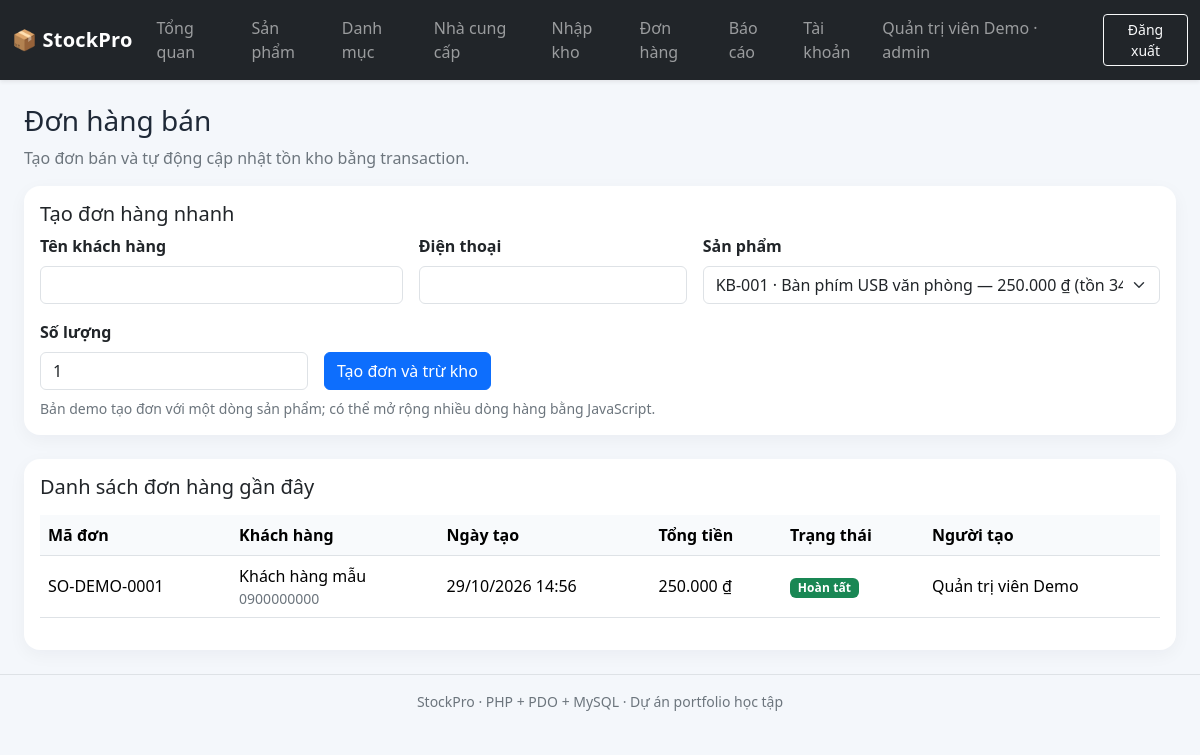
The page /public/orders.php (signed in) on the database its author committed.
### tables this page shows
CREATE TABLE orders (
 id BIGINT UNSIGNED AUTO_INCREMENT PRIMARY KEY,
 order_code VARCHAR(40) NOT NULL UNIQUE,
 customer_name VARCHAR(150) NOT NULL,
 customer_phone VARCHAR(30) NULL,
 total_amount DECIMAL(14,2) NOT NULL DEFAULT 0,
 status ENUM('pending','completed','cancelled') NOT NULL DEFAULT 'pending',
 created_by BIGINT UNSIGNED NOT NULL,
 created_at TIMESTAMP NOT NULL DEFAULT CURRENT_TIMESTAMP,
 CONSTRAINT fk_orders_user FOREIGN KEY(created_by) REFERENCES users(id),
 INDEX idx_orders_created(created_at),
 INDEX idx_orders_status(status)
);

CREATE TABLE users (
 id BIGINT UNSIGNED AUTO_INCREMENT PRIMARY KEY,
 username VARCHAR(40) NOT NULL UNIQUE,
 password_hash VARCHAR(255) NOT NULL,
 full_name VARCHAR(120) NOT NULL,
 role ENUM('admin','staff') NOT NULL DEFAULT 'staff',
 is_active TINYINT(1) NOT NULL DEFAULT 1,
 created_at TIMESTAMP NOT NULL DEFAULT CURRENT_TIMESTAMP
);

### app/helpers.php (called while the page is built, shortened)
<?php
function e(mixed $value): string {
    return htmlspecialchars((string)$value, ENT_QUOTES | ENT_SUBSTITUTE, 'UTF-8');
}
function current_user(): array { return $_SESSION['user'] ?? []; }
function money(mixed $amount): string { return number_format((float)$amount, 0, ',', '.') . ' ₫'; }

### public/orders.php (the view, shortened to what this page needs)
<?php
require_once __DIR__.'/../config/config.php';require_once __DIR__.'/../app/helpers.php';require_login();$pdo=db();
$products=$pdo->query('SELECT id,sku,name,sale_price,stock_qty FROM products WHERE is_active=1 AND stock_qty>0 ORDER BY name')->fetchAll();$rows=$pdo->query('SELECT o.*,u.full_name FROM orders o JOIN users u ON u.id=o.created_by ORDER BY o.id DESC LIMIT 100')->fetchAll();$pageTitle='Đơn hàng';require __DIR__.'/../app/layout/header.php';?>
<div class="page-heading mb-3"><div><h1 class="h3">Đơn hàng bán</h1><p class="text-secondary mb-0">Tạo đơn bán và tự động cập nhật tồn kho bằng transaction.</p></div></div><div class="card mb-4"><div class="card-body"><h2 class="h5">Tạo đơn hàng nhanh</h2><form method="post" id="orderForm"><input type="hidden" name="csrf_token" value="<?=e(csrf_token())?>"><input type="hidden" name="action" value="create"><div class="row g-3"><div class="col-12 col-md-4"><label class="form-label">Tên khách hàng</label><input name="customer_name" class="form-control" required></div><div class="col-12 col-md-3"><label class="form-label">Điện thoại</label><input name="customer_phone" class="form-control"></div><div class="col-12 col-md-5"><label class="form-label">Sản phẩm</label><select name="product_id[]" class="form-select" required><?php foreach($products as $p):?><option value="<?=(int)$p['id']?>"><?=e($p['sku'].' · '.$p['name'].' — '.money($p['sale_price']).' (tồn '.$p['stock_qty'].')')?></option><?php endforeach;?></select></div><div class="col-6 col-md-3"><label class="form-label">Số lượng</label><input type="number" min="1" name="quantity[]" class="form-control" value="1" required></div><div class="col-12 col-md-4 d-flex align-items-end"><button class="btn btn-primary">Tạo đơn và trừ kho</button></div></div><p class="small text-secondary mt-2 mb-0">Bản demo tạo đơn với một dòng sản phẩm; có thể mở rộng nhiều dòng hàng bằng JavaScript.</p></form></div></div>
<div class="card"><div class="card-body"><h2 class="h5 mb-3">Danh sách đơn hàng gần đây</h2><div class="table-responsive"><table class="table"><thead><tr><th>Mã đơn</th><th>Khách hàng</th><th>Ngày tạo</th><th>Tổng tiền</th><th>Trạng thái</th><th>Người tạo</th></tr></thead><tbody><?php foreach($rows as $r):?><tr><td><?=e($r['order_code'])?></td><td><?=e($r['customer_name'])?><div class="small text-secondary"><?=e($r['customer_phone'])?></div></td><td><?=e(date('d/m/Y H:i',strtotime($r['created_at'])))?></td><td><?=money($r['total_amount'])?></td><td><span class="badge text-bg-<?=$r['status']==='completed'?'success':($r['status']==='cancelled'?'danger':'warning')?>"><?=e(['pending'=>'Chờ xử lý','completed'=>'Hoàn tất','cancelled'=>'Đã hủy'][$r['status']]??$r['status'])?></span></td><td><?=e($r['full_name'])?></td></tr><?php endforeach;?></tbody></table></div></div></div><?php require __DIR__.'/../app/layout/footer.php';?>

### app/layout/header.php (shortened to what this page needs)
<?php
require_once __DIR__ . '/../helpers.php';
$user = current_user();
?>
<!doctype html>
<html lang="vi">
<head>
<link href="https://cdn.jsdelivr.net/npm/bootstrap@5.3.3/dist/css/bootstrap.min.css" rel="stylesheet">
<link href="<?= e(BASE_URL) ?>/assets/app.css" rel="stylesheet">
</head>
<body>
<nav class="navbar navbar-expand-lg navbar-dark bg-dark shadow-sm">
 <div class="container-fluid">
  <a class="navbar-brand fw-bold" href="<?= e(BASE_URL) ?>/index.php">📦 StockPro</a>
  <div class="collapse navbar-collapse" id="navMain">
   <?php if ($user): ?>
   <ul class="navbar-nav me-auto">
    <li class="nav-item"><a class="nav-link" href="<?= e(BASE_URL) ?>/index.php">Tổng quan</a></li>
    <li class="nav-item"><a class="nav-link" href="<?= e(BASE_URL) ?>/products.php">Sản phẩm</a></li>
    <li class="nav-item"><a class="nav-link" href="<?= e(BASE_URL) ?>/categories.php">Danh mục</a></li>
    <li class="nav-item"><a class="nav-link" href="<?= e(BASE_URL) ?>/suppliers.php">Nhà cung cấp</a></li>
    <li class="nav-item"><a class="nav-link" href="<?= e(BASE_URL) ?>/purchases.php">Nhập kho</a></li>
    <li class="nav-item"><a class="nav-link" href="<?= e(BASE_URL) ?>/orders.php">Đơn hàng</a></li>
    <li class="nav-item"><a class="nav-link" href="<?= e(BASE_URL) ?>/reports.php">Báo cáo</a></li>
    <?php if ($user['role'] === 'admin'): ?><li class="nav-item"><a class="nav-link" href="<?= e(BASE_URL) ?>/users.php">Tài khoản</a></li><?php endif; ?>
   </ul>
   <span class="navbar-text me-3"><?= e($user['full_name']) ?> · <?= e($user['role']) ?></span>
   <form method="post" action="<?= e(BASE_URL) ?>/logout.php" class="d-flex">
    <button class="btn btn-outline-light btn-sm">Đăng xuất</button>
   </form>
   <?php endif; ?>
  </div>
 </div>
</nav>
<main class="container-fluid px-3 px-lg-4 py-4">

### public/assets/app.css (style rules this page uses)
body { background:#f4f7fb;color:#1f2937 }
.navbar-brand { letter-spacing:.2px }
.page-heading { display:flex;align-items:center;justify-content:space-between;gap:1rem;flex-wrap:wrap }
.card { border:0;border-radius:1rem;box-shadow:0 5px 18px rgba(22,34,51,.045) }
.table thead th { white-space:nowrap;background:#f8fafc }
.table td { vertical-align:middle }
.form-label { font-weight:600 }
.badge { letter-spacing:.1px }

### rows shown on the page
orders: created_by.full_name "Quản trị viên Demo", order_code "SO-DEMO-0001", customer_name "Khách hàng mẫu", customer_phone "0900000000", created_at "29/10/2026 14:56", total_amount "250.000 ₫", status "Hoàn tất"

### other values the page prints
$user['role'] "admin"
form field value "KB-001 · Bàn phím USB văn phòng — 250.000 ₫ (tồn 34)"
